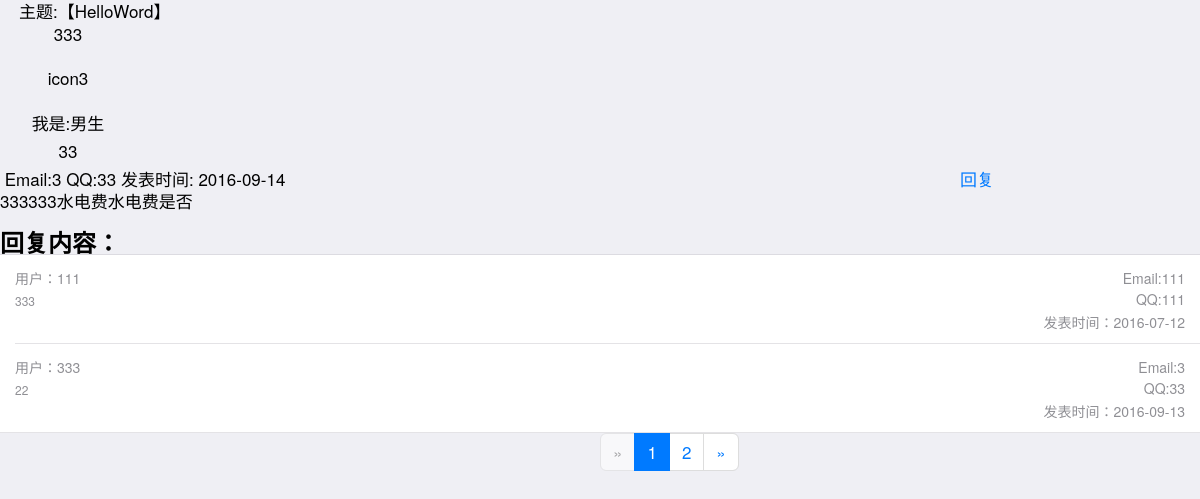
/zthf.php, run on the app's committed database.
### tables this page shows
CREATE TABLE `mr_zqlb` (
  `id` int(10) NOT NULL AUTO_INCREMENT,
  `zq` varchar(30) NOT NULL,
  `xq` varchar(30) DEFAULT NULL,
  `zhuti` varchar(50) NOT NULL,
  `neirong` text NOT NULL,
  `username` varchar(30) NOT NULL,
  `fbsj` date NOT NULL,
  `fwjl` int(30) NOT NULL,
  PRIMARY KEY (`id`)
);

CREATE TABLE `mr_user` (
  `id` int(10) NOT NULL AUTO_INCREMENT,
  `username` varchar(30) NOT NULL COMMENT '用户名',
  `password` varchar(50) NOT NULL COMMENT '密码',
  `zsxm` varchar(30) NOT NULL COMMENT '真实姓名',
  `sex` varchar(3) NOT NULL COMMENT '性别',
  `shengri` date NOT NULL COMMENT '生日',
  `lxdh` int(15) NOT NULL COMMENT '联系电话',
  `qq` int(20) NOT NULL COMMENT 'qq号码',
  `tx` varchar(30) DEFAULT NULL COMMENT '注册时选择的头像',
  `email` varchar(30) NOT NULL COMMENT '邮箱',
  `grzy` varchar(30) NOT NULL COMMENT '个人主页',
  `lxdz` varchar(50) NOT NULL COMMENT '联系地址',
  PRIMARY KEY (`id`)
);

CREATE TABLE `mr_hflb` (
  `id` int(10) NOT NULL AUTO_INCREMENT,
  `hfzt` varchar(50) NOT NULL COMMENT '回复主题',
  `hfnr` text NOT NULL COMMENT '回复内容',
  `hfsj` date NOT NULL COMMENT '回复时间',
  `username` varchar(30) NOT NULL COMMENT '回复用户名',
  `ljid` int(10) NOT NULL COMMENT '链接的id值',
  `zq` varchar(30) NOT NULL COMMENT '属于哪个专区',
  PRIMARY KEY (`id`)
);

### zthf.php (the view, shortened to what this page needs)
<!DOCTYPE html>
<html>
<head>
<link href="../static-lib/css/mui.min.css" rel="stylesheet" />
</head>
<body>
<?php
$page = 1;
$zhuti = 'HelloWord';
?>
<td width="776" height="30">&nbsp;&nbsp;&nbsp;&nbsp;主题:【<?php echo $zhuti?>】</td>
<?php
$sql = "select * from mr_zqlb where `id`='2';";
$rel = mysql_query($sql);
$ztrow = mysql_fetch_array($rel);
?>
<?php
$sql = "select * from mr_user where `username`='".$ztrow['username']."'";
$rel = mysql_query($sql);
$row = mysql_fetch_array($rel);
?>
	<table width="136" height="145" border="0" cellpadding="0"
		cellspacing="0">
		<tr>
			<td height="24" align="center" valign="middle"><?php echo $ztrow['username'];?></td>
		</tr>
		<tr>
			<td height="64" align="center" valign="middle"><?php echo $row['tx'];?></td>
		</tr>
		<tr>
			<td height="26" align="center" valign="middle">我是:<?php echo $row['sex']?'女':'男';?>生</td>
		</tr>
		<tr>
			<td height="30" align="center" valign="middle"><?php echo $ztrow['xq'];?></td>
		</tr>
	</table>
	<table width="100%" border="0" align="center" cellpadding="0"
		cellspacing="0">
		<tr>
			<td width="80%" height="24">&nbsp;Email:<?php echo $row['email'];?>&nbsp;QQ:<?php echo $row['qq'];?>&nbsp;发表时间:
	<?php echo $ztrow['fbsj'];?></td>
			<td width="20%"><a
				href="hftj.php?zhuti=<?php urlencode($zhuti);?>&recid=<?php echo $_GET['recid'];?>">回复</a></td>
		</tr>
		<tr>
			<td width="505"><?php echo $ztrow['neirong'];?></td>
		</tr>
	</table>
<?php
    $page_size=2;
	$sql = "select * from mr_hflb where ljid='1';";
    $rel =mysql_query($sql);
    $message_count = mysql_num_rows($rel);
    if (0 < $message_count) {
?>
<b class="mui-h3">回复内容：</b>
<ul class="mui-table-view mui-table-view-striped mui-table-view-condensed">
<?php
    $page_count = ceil($message_count/$page_size);
    $offset = ($page-1)*$page_size;
	$sql = "select * from mr_hflb where ljid='1'order by id desc limit $offset,$page_size;";
    $rel = mysql_query($sql);
    while ($myrow = mysql_fetch_array($rel)) {
?>
<?php
    $sql = "select * from mr_user where username='".$myrow['username']."';";
    $userrel = mysql_query($sql);
    $xq = mysql_fetch_array($userrel);
?>
	<li class="mui-table-view-cell">
		<div class="mui-table">
			<div class="mui-table-cell mui-col-xs-10">
				<h5>用户：<?php echo $myrow['username']?></h5>
				<p class="mui-h6"><?php echo $myrow['hfnr'];?></p>
			</div>
			<div class="mui-table-cell mui-col-xs-2 mui-text-right">
			<p class="mui-h5">Email:<?php echo $xq['email'];?></p>
			<p class="mui-h5">QQ:<?php echo $xq['qq'];?></p>
				<span class="mui-h5">发表时间：<?php echo $myrow['hfsj'];?></span>
			</div>
		</div>
	</li>
<?php
    }
?>
</ul>
<ul class="mui-pagination" style="padding-left:50%">
	<li class="mui-disabled">
		<a href="ztf.php?zhuti=<?php echo $zhuti;?>&recid=<?php echo $_GET['recid']?>&page=<?php echo $page-1?>">&raquo;</a>
	</li>
	<?php
		for($i=1; $i<=$page_count; ++$i){
			if(1 == $i){
			?>
			<li class="mui-active">
				<a href="#"><?php echo $i;?></a>
			</li>
	<?php
			}else{
	?>
	<li>
		<a href="#"><?php echo $i;?></a>
	</li>
	<?php
			}
		}
	?>
	<li>
		<a href="ztf.php?zhuti=<?php echo $zhuti;?>&recid=<?php echo $_GET['recid']?>&page=<?php echo $page+1?>">&raquo;</a>
	</li>
</ul>
<?php
    }
?>
</body>
</html>

### data on the page
mr_zqlb: username "333", xq "33", fbsj "2016-09-14", neirong "333333水电费水电费是否"
mr_user: tx "icon3", email "3", qq "33"
mr_hflb: username "111", hfnr "333", mr_user.email "111", mr_user.qq "111", hfsj "2016-07-12"
mr_hflb: username "333", hfnr "22", mr_user.email "3", mr_user.qq "33", hfsj "2016-09-13"

### other printed values
$zhuti "HelloWord"
